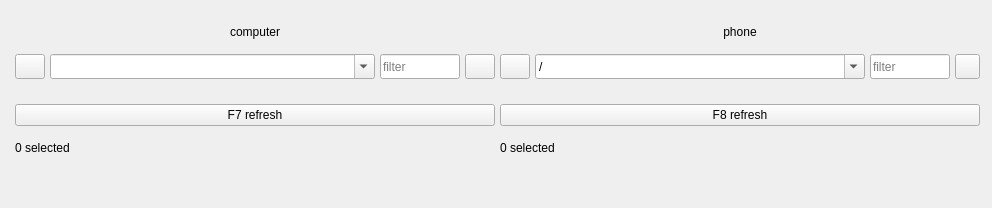
<?xml version="1.0" encoding="UTF-8"?>
<ui version="4.0">
 <class>FileWidget</class>
 <widget class="QWidget" name="FileWidget">
  <property name="geometry">
   <rect>
    <x>0</x>
    <y>0</y>
    <width>992</width>
    <height>208</height>
   </rect>
  </property>
  <property name="windowTitle">
   <string notr="true">Form</string>
  </property>
  <property name="windowOpacity">
   <double>1.000000000000000</double>
  </property>
  <widget class="QWidget" name="gridLayoutWidget">
   <property name="geometry">
    <rect>
     <x>10</x>
     <y>10</y>
     <width>975</width>
     <height>160</height>
    </rect>
   </property>
   <layout class="QGridLayout" name="gridLayout" columnstretch="0,1,1,0">
    <property name="spacing">
     <number>5</number>
    </property>
    <item row="1" column="1">
     <widget class="QLabel" name="leftLabelTitle">
      <property name="text">
       <string extracomment="table title">computer</string>
      </property>
      <property name="alignment">
       <set>Qt::AlignCenter</set>
      </property>
     </widget>
    </item>
    <item row="1" column="2">
     <widget class="QLabel" name="rightLabelTitle">
      <property name="text">
       <string extracomment="table title">phone</string>
      </property>
      <property name="alignment">
       <set>Qt::AlignCenter</set>
      </property>
     </widget>
    </item>
    <item row="2" column="1">
     <layout class="QHBoxLayout" name="horizontalLayout_4">
      <item>
       <widget class="QPushButton" name="leftPushButtonFolderUp">
        <property name="maximumSize">
         <size>
          <width>30</width>
          <height>25</height>
         </size>
        </property>
        <property name="focusPolicy">
         <enum>Qt::NoFocus</enum>
        </property>
        <property name="text">
         <string notr="true"/>
        </property>
       </widget>
      </item>
      <item>
       <widget class="QComboBox" name="leftComboBox">
        <property name="maximumSize">
         <size>
          <width>16777215</width>
          <height>25</height>
         </size>
        </property>
        <property name="focusPolicy">
         <enum>Qt::ClickFocus</enum>
        </property>
        <property name="editable">
         <bool>true</bool>
        </property>
        <property name="insertPolicy">
         <enum>QComboBox::NoInsert</enum>
        </property>
       </widget>
      </item>
      <item>
       <widget class="QLineEdit" name="leftFileNameFilter">
        <property name="sizePolicy">
         <sizepolicy hsizetype="Preferred" vsizetype="Fixed">
          <horstretch>0</horstretch>
          <verstretch>0</verstretch>
         </sizepolicy>
        </property>
        <property name="minimumSize">
         <size>
          <width>0</width>
          <height>0</height>
         </size>
        </property>
        <property name="maximumSize">
         <size>
          <width>80</width>
          <height>25</height>
         </size>
        </property>
        <property name="focusPolicy">
         <enum>Qt::ClickFocus</enum>
        </property>
        <property name="text">
         <string notr="true"/>
        </property>
        <property name="placeholderText">
         <string>filter</string>
        </property>
       </widget>
      </item>
      <item>
       <widget class="QPushButton" name="leftPushButtonPhoneComputerSwitch">
        <property name="maximumSize">
         <size>
          <width>30</width>
          <height>25</height>
         </size>
        </property>
        <property name="focusPolicy">
         <enum>Qt::NoFocus</enum>
        </property>
        <property name="styleSheet">
         <string notr="true"/>
        </property>
        <property name="text">
         <string notr="true"/>
        </property>
        <property name="icon">
         <iconset resource="../zasoby.qrc">
          <normaloff>:/icons/computer.png</normaloff>:/icons/computer.png</iconset>
        </property>
       </widget>
      </item>
     </layout>
    </item>
    <item row="2" column="2">
     <layout class="QHBoxLayout" name="horizontalLayout_3">
      <item>
       <widget class="QPushButton" name="rightPushButtonFolderUp">
        <property name="maximumSize">
         <size>
          <width>30</width>
          <height>25</height>
         </size>
        </property>
        <property name="focusPolicy">
         <enum>Qt::NoFocus</enum>
        </property>
        <property name="text">
         <string notr="true"/>
        </property>
       </widget>
      </item>
      <item>
       <widget class="QComboBox" name="rightComboBox">
        <property name="maximumSize">
         <size>
          <width>16777215</width>
          <height>25</height>
         </size>
        </property>
        <property name="focusPolicy">
         <enum>Qt::ClickFocus</enum>
        </property>
        <property name="editable">
         <bool>true</bool>
        </property>
        <property name="insertPolicy">
         <enum>QComboBox::NoInsert</enum>
        </property>
        <item>
         <property name="text">
          <string>/</string>
         </property>
        </item>
        <item>
         <property name="text">
          <string notr="true">/sdcard/</string>
         </property>
        </item>
        <item>
         <property name="text">
          <string notr="true">/system/</string>
         </property>
        </item>
        <item>
         <property name="text">
          <string notr="true">/system/app/</string>
         </property>
        </item>
       </widget>
      </item>
      <item>
       <widget class="QLineEdit" name="rightFileNameFilter">
        <property name="sizePolicy">
         <sizepolicy hsizetype="Preferred" vsizetype="Preferred">
          <horstretch>0</horstretch>
          <verstretch>0</verstretch>
         </sizepolicy>
        </property>
        <property name="maximumSize">
         <size>
          <width>80</width>
          <height>25</height>
         </size>
        </property>
        <property name="focusPolicy">
         <enum>Qt::ClickFocus</enum>
        </property>
        <property name="text">
         <string notr="true"/>
        </property>
        <property name="placeholderText">
         <string>filter</string>
        </property>
       </widget>
      </item>
      <item>
       <widget class="QToolButton" name="toolButtonFind">
        <property name="enabled">
         <bool>true</bool>
        </property>
        <property name="maximumSize">
         <size>
          <width>25</width>
          <height>25</height>
         </size>
        </property>
        <property name="focusPolicy">
         <enum>Qt::ClickFocus</enum>
        </property>
        <property name="text">
         <string notr="true"/>
        </property>
        <property name="icon">
         <iconset resource="../zasoby.qrc">
          <normaloff>:/icons/phone.png</normaloff>:/icons/phone.png</iconset>
        </property>
        <property name="iconSize">
         <size>
          <width>20</width>
          <height>20</height>
         </size>
        </property>
       </widget>
      </item>
     </layout>
    </item>
    <item row="4" column="1" colspan="2">
     <layout class="QHBoxLayout" name="horizontalLayout_5">
      <item>
       <widget class="QPushButton" name="pushButtonRefresh_2">
        <property name="sizePolicy">
         <sizepolicy hsizetype="Preferred" vsizetype="Fixed">
          <horstretch>0</horstretch>
          <verstretch>0</verstretch>
         </sizepolicy>
        </property>
        <property name="focusPolicy">
         <enum>Qt::NoFocus</enum>
        </property>
        <property name="text">
         <string extracomment="refresh files button">F7 refresh</string>
        </property>
        <property name="icon">
         <iconset resource="../zasoby.qrc">
          <normaloff>:/icons/refresh.png</normaloff>:/icons/refresh.png</iconset>
        </property>
       </widget>
      </item>
      <item>
       <widget class="QPushButton" name="pushButtonRefresh">
        <property name="sizePolicy">
         <sizepolicy hsizetype="Preferred" vsizetype="Fixed">
          <horstretch>0</horstretch>
          <verstretch>0</verstretch>
         </sizepolicy>
        </property>
        <property name="focusPolicy">
         <enum>Qt::NoFocus</enum>
        </property>
        <property name="text">
         <string extracomment="refresh files button">F8 refresh</string>
        </property>
        <property name="icon">
         <iconset resource="../zasoby.qrc">
          <normaloff>:/icons/refresh.png</normaloff>:/icons/refresh.png</iconset>
        </property>
       </widget>
      </item>
     </layout>
    </item>
    <item row="3" column="1">
     <layout class="QVBoxLayout" name="computerLayout"/>
    </item>
    <item row="3" column="2">
     <layout class="QVBoxLayout" name="phoneLayout"/>
    </item>
    <item row="3" column="0">
     <spacer name="horizontalSpacer">
      <property name="orientation">
       <enum>Qt::Horizontal</enum>
      </property>
      <property name="sizeType">
       <enum>QSizePolicy::Fixed</enum>
      </property>
      <property name="sizeHint" stdset="0">
       <size>
        <width>5</width>
        <height>20</height>
       </size>
      </property>
     </spacer>
    </item>
    <item row="3" column="3">
     <spacer name="horizontalSpacer_2">
      <property name="orientation">
       <enum>Qt::Horizontal</enum>
      </property>
      <property name="sizeType">
       <enum>QSizePolicy::Fixed</enum>
      </property>
      <property name="sizeHint" stdset="0">
       <size>
        <width>5</width>
        <height>20</height>
       </size>
      </property>
     </spacer>
    </item>
    <item row="0" column="1">
     <spacer name="verticalSpacer">
      <property name="orientation">
       <enum>Qt::Vertical</enum>
      </property>
      <property name="sizeType">
       <enum>QSizePolicy::Fixed</enum>
      </property>
      <property name="sizeHint" stdset="0">
       <size>
        <width>20</width>
        <height>5</height>
       </size>
      </property>
     </spacer>
    </item>
    <item row="6" column="1">
     <spacer name="verticalSpacer_2">
      <property name="orientation">
       <enum>Qt::Vertical</enum>
      </property>
      <property name="sizeType">
       <enum>QSizePolicy::Fixed</enum>
      </property>
      <property name="sizeHint" stdset="0">
       <size>
        <width>20</width>
        <height>5</height>
       </size>
      </property>
     </spacer>
    </item>
    <item row="5" column="1">
     <widget class="QLabel" name="leftLabelSelectedCount">
      <property name="text">
       <string notr="true">0 selected</string>
      </property>
     </widget>
    </item>
    <item row="5" column="2">
     <widget class="QLabel" name="rightLabelSelectedCount">
      <property name="text">
       <string notr="true">0 selected</string>
      </property>
     </widget>
    </item>
   </layout>
  </widget>
 </widget>
 <resources>
  <include location="../zasoby.qrc"/>
 </resources>
 <connections/>
 <slots>
  <signal>signal1()</signal>
 </slots>
</ui>
